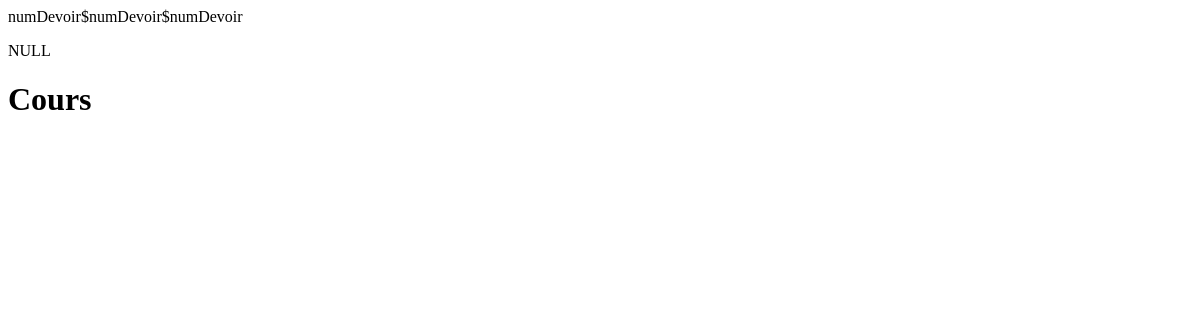
The app's page /Controler/cours.ctrl.php, older data.
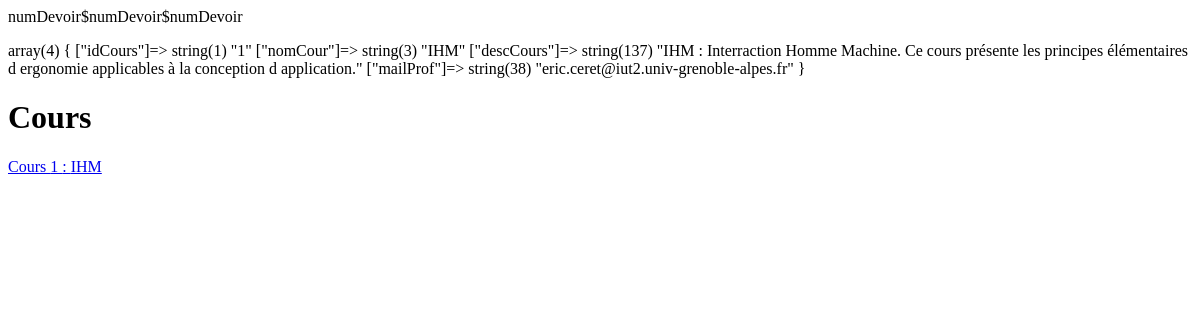
The same page, newer data.
### tables this page shows
CREATE TABLE cours(
  idCours INTEGER PRIMARY KEY,
  nomCour TEXT,
  descCours TEXT,
  mailProf TEXT
);

### Model/colearningDAO_class.php (called while the page is built, shortened)
numDevoir$numDevoir$numDevoir<?php
class DAO
{
    private $db;
    private $database = 'sqlite:../Model/db/colearning.db';
    function __construct(){
        $this->db = new PDO($this->database);
    }
  function getCours(){
    $req='SELECT * from cours';
    $sth=$this->db->query($req);
    $result = $sth->fetchall(PDO::FETCH_CLASS,'Cours');
    return $result;
  }
  function nbCours():int{
    $req ='SELECT count(idCours) from cours';
    $sth=$this->db->query($req);
    $result = $sth->fetch();
    return $result[0];
  }
}
  ?>

### View/cours.view.php (the view, shortened to what this page needs)
<!DOCTYPE html>
<html lang="fr" dir="ltr">
  <head>
  </head>
  <body>
    <h1> Cours </h1>
    <?php
      for ($i=0; $i<$fin; $i++){
        $d=$data[$i];
        echo "<div class='cours'>";
        echo '<a href="../Controler/descCours.ctrl.php?idCours=',$d['idCours'],'">Cours ',$d['idCours'],' : ',$d['nomCour'],'</a>';
        echo "</div>";
      }
     ?>
  </body>
</html>

### Controler/cours.ctrl.php
<?php
require_once("../Model/colearningDAO_class.php");
$db = new DAO();
$cours = $db->getCours();
foreach ($cours as $c) {
  $data[]=array('idCours'=>$c->idCours,
                'nomCour'=>$c->nomCour,
                'descCours'=>$c->descCours,
                'mailProf'=>$c->mailProf);
}
$fin = $db->nbCours();
echo '<p>',var_dump($data[0]),'</p>';
include("../View/cours.view.php");
 ?>

Row changes from the older to the newer data that the page shows:
added cours: idCours "1", nomCour "IHM"
Text that changed along with them:
var_dump($data[0]): "NULL" → "array(4) { [\"idCours\"]=> string(1) \"1\" [\"nomCour\"]=> string(3) \"IHM\" [\"descCours\"]=> string(137) \"IHM : Interraction Homme Machine. Ce cours présente les principes élémentaires d ergonomie applicables à la conception d application.\" [\"mailProf\"]=> string(38) \"eric.ceret@iut2.univ-grenoble-alpes.fr\" }"
